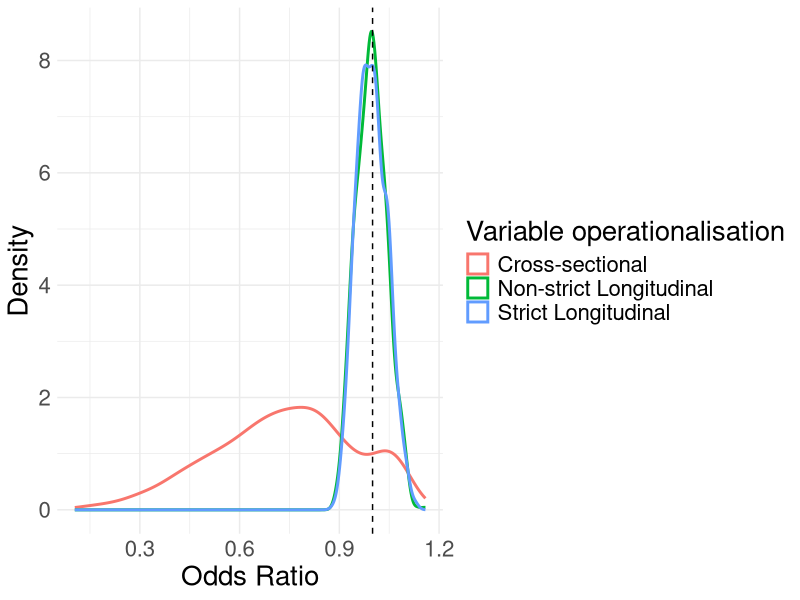
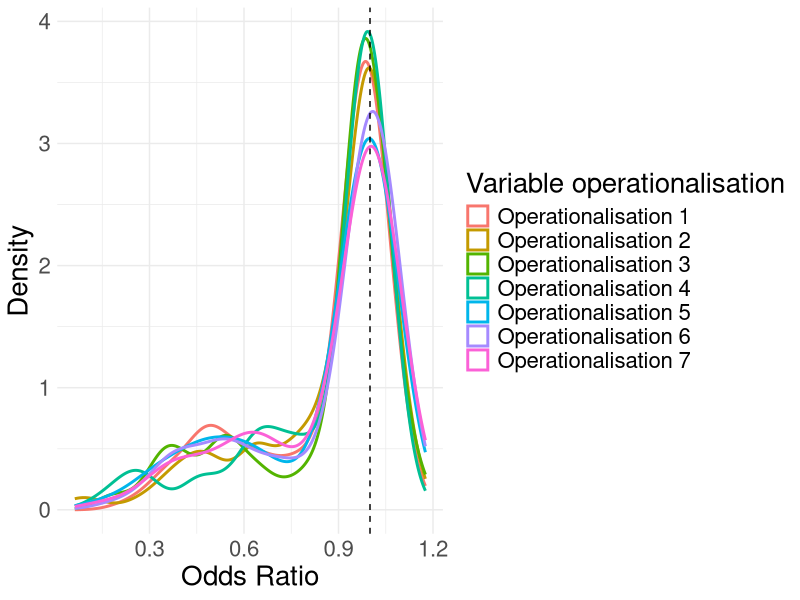

Here is the R script that generated these plots, in order:
## ---- chunk 1
library(ggplot2)

set.seed(123)

# Simulate data DV
n <- 400
means <- c(0.95, 1.025, 1,  0.975, 1.05)
sd    <- 0.03

# Create a data frame with simulated odds ratio per operationalisation of the DV
dat <- data.frame(
  odds_ratio = unlist(
    lapply(means, function(mu) {
      # let 5 of the outcomes follow normal distributions
      exp(rnorm(n, mean = log(mu), sd = sd)) 
    })
  ),
  DV = rep(
    paste0("Operationalisation ", 1:5),
    each = n
  )
) 

# and the other 2 follow different beta distributions
or6 <- data.frame(odds_ratio = rbeta(n, 3,2), DV = rep("Operationalisation 6", 400))
    
or7 <- data.frame(odds_ratio=rbeta(n, 6,2), 
                  DV = rep("Operationalisation 7", 400))

# combine all DV datasets
dat <- rbind(dat, or6, or7)

dat$model <- rep(
    c("Cox Hazard", "Logistic", "Log-binomial",
        "Mixed-effects", "Discrete Time",
        "Generalised Estimating Equation"), length.out = nrow(dat))


n <- nrow(dat)

n_long <- floor(2 * n / 3)
n_cross <- n - n_long

dat$datatype <- c(rep(
    c("Strict Longitudinal", "Non-strict Longitudinal"),
     length.out = n_long
    ),
    rep(
    "Cross-sectional",
     length.out = n_cross
    ))
 


# plot the densities of all outcome distributions to show how they differ
ggplot(dat, aes(x = odds_ratio, colour = datatype)) +
  geom_density(size = 1) +
  geom_vline(xintercept = 1, linetype = "dashed") + # OR = 1, no effect
  labs(
    x = "Odds Ratio",
    y = "Density",
    colour = "Variable operationalisation"
  ) +
  theme_minimal() + 
   theme(text = element_text(size = 20)) 
## ---- chunk 2
decision_space <- expand.grid(
 
  outcome         = c(paste0("Operationalisation ", 1:7)),
  
  datatype       = c("Strict Longitudinal", 
                     "Non-strict Longitudinal",
                     "Cross-sectional"),  
  

  model      = c("Cox Hazard", 
                       "Logistic", 
                       "Log-binomial",
                       "Mixed-effects", 
                       "Discrete Time",
                       "Generalised Estimating Equation"), 
  
  confounder      = c("Age", 
                      "Sex", 
                      "Country",
                      "Smoking",
                      "Education",
                      "Physical Activity", 
                      "None")
  )
## ---- chunk 3
set.seed(123)

n <- nrow(decision_space)

n_norm <- floor(2 * n / 3)
n_beta <- n - n_norm

# Simulate data odds ratios
mean <- 1
sd    <- 0.05

# Create a data frame with simulated odds ratio per operationalisation of the DV
or_norm <- data.frame(
  odds_ratio = unlist(
    lapply(mean, function(mu) {
      exp(rnorm(n_norm, mean = log(mu), sd = sd)) 
    })
  )
) 

# and the other 2 follow different beta distributions
or_beta <- data.frame(odds_ratio = rbeta(n_beta, 3,2))
    
dat <- decision_space

dat$odds_ratio <- c(or_norm$odds_ratio, or_beta$odds_ratio)
## ---- chunk 4
# plot the densities of all outcome distributions to show how they differ
ggplot(dat, aes(x = odds_ratio, colour = outcome)) +
  geom_density(size = 1) +
  geom_vline(xintercept = 1, linetype = "dashed") + # OR = 1, no effect
  labs(
    x = "Odds Ratio",
    y = "Density",
    colour = "Variable operationalisation"
  ) +
  theme_minimal() + 
   theme(text = element_text(size = 20)) 
